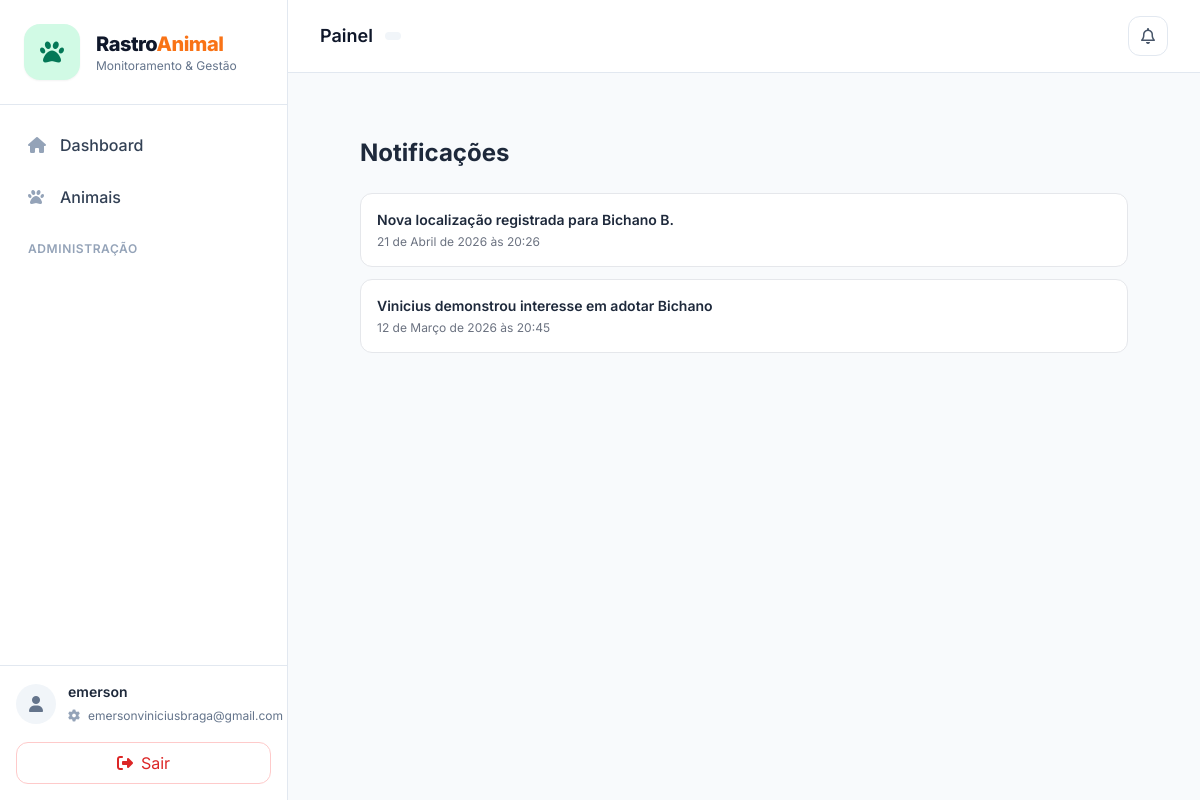
Page /notificacoes/ (signed in) on the committed database.
### animals/models.py (models this page shows, shortened)
class Notificacao(models.Model):
    TIPOS = [
        ("ADOCAO", "Interesse em adoção"),
        ("ENCONTREI", "Animal encontrado"),
        ("LOCALIZACAO", "Nova localização registrada"),
    ]
    usuario = models.ForeignKey(
        User,
        on_delete=models.CASCADE,
        related_name="notificacoes"
    )
    animal = models.ForeignKey(
        "Animal",
        on_delete=models.CASCADE,
        null=True,
        blank=True
    )
    tipo = models.CharField(max_length=20, choices=TIPOS)
    mensagem = models.TextField()
    lida = models.BooleanField(default=False)
    data = models.DateTimeField(auto_now_add=True)
    class Meta:
        ordering = ["-data"]

### animals/views.py (the view)
# urls.py: path("notificacoes/", views.notificacoes, name="notificacoes"),
@login_required
def notificacoes(request):
    notificacoes = request.user.notificacoes.all()
    request.user.notificacoes.filter(lida=False).update(lida=True)
    return render(
        request,
        "animals/notificacoes.html",
        {"notificacoes": notificacoes}
    )

### animals/context_processors.py (called while the page is built)
def notificacoes_context(request):
    if request.user.is_authenticated:
        count = Notificacao.objects.filter(
            usuario=request.user,
            lida=False
        ).count()
    else:
        count = 0
    return {
        "notificacoes_nao_lidas": count
    }

### animals/templates/animals/notificacoes.html
{% extends "base.html" %}
{% block content %}
<div class="max-w-3xl mx-auto py-8">
<h1 class="text-2xl font-bold mb-6">Notificações</h1>
<div class="space-y-3">
{% for n in notificacoes %}
<div class="p-4 bg-white border rounded-xl">
<div class="font-semibold text-sm">
{{ n.mensagem }}
</div>
<div class="text-xs text-gray-500 mt-1">
{{ n.data }}
</div>
</div>
{% empty %}
<p class="text-gray-500 text-sm">
Nenhuma notificação.
</p>
{% endfor %}
</div>
</div>
{% endblock %}

### animals/templates/components/sidebar.html (shortened to what this page needs)
{% load static %}
<aside class="w-72 bg-white border-r border-slate-200 hidden md:flex flex-col">
  <div class="px-6 py-6 border-b border-slate-200">
    <a href="{% url 'dashboard' %}" class="flex items-center gap-4">
      <div class="w-14 h-14 flex items-center justify-center rounded-2xl bg-emerald-100 text-emerald-700 shadow-sm">
        <i class="fa-solid fa-paw text-2xl"></i>
      </div>
      <div class="leading-tight">
        <div class="text-xl font-extrabold tracking-tight text-slate-900">
          Rastro<span class="text-orange-500">Animal</span>
        </div>
        <div class="text-xs text-slate-500">Monitoramento & Gestão</div>
      </div>
    </a>
  </div>
  <nav class="flex-1 px-3 py-4 space-y-1">
    <a href="{% url 'dashboard' %}"
       class="group flex items-center gap-3 px-4 py-3 rounded-xl text-slate-700 hover:bg-slate-100 hover:text-slate-900 transition">
      <i class="fa-solid fa-house text-slate-400 group-hover:text-green-600 w-5"></i>
      <span class="font-medium">Dashboard</span>
    </a>
    <a href="{% url 'animal_list' %}"
       class="group flex items-center gap-3 px-4 py-3 rounded-xl text-slate-700 hover:bg-slate-100 hover:text-slate-900 transition">
      <i class="fa-solid fa-paw text-slate-400 group-hover:text-green-600 w-5"></i>
      <span class="font-medium">Animais</span>
    </a>
    <div class="pt-4">
      <div class="px-4 text-xs font-semibold text-slate-400 uppercase tracking-wider">
        Administração
      </div>
    </div>
  </nav>
<div class="p-4 border-t border-slate-200 bg-white">
  <div class="flex items-center gap-3">
    <div class="w-10 h-10 rounded-full bg-slate-100 flex items-center justify-center text-slate-500">
      <i class="fa-solid fa-user"></i>
    </div>
    <div class="min-w-0 flex-1">
      <div class="text-sm font-semibold text-slate-800 truncate">
        {{ request.user.get_full_name|default:request.user.username }}
      </div>
      <a href="{% url 'account_settings' %}"
         class="text-xs text-slate-500 truncate inline-flex items-center gap-2 hover:text-emerald-700 transition">
        <i class="fa-solid fa-gear text-slate-400"></i>
        {{ request.user.email|default:"Configurar conta" }}
      </a>
    </div>
  </div>
  <a href="{% url 'account_logout' %}"
     class="mt-4 inline-flex w-full items-center justify-center gap-2 px-4 py-2 rounded-xl border border-red-200 text-red-600 hover:bg-red-50 transition">
    <i class="fa-solid fa-right-from-bracket"></i>
    Sair
  </a>
</div>
</aside>

### animals/templates/base.html (style rules this page uses)
* { font-family: Inter, system-ui, -apple-system, Segoe UI, Roboto, sans-serif; }

### rows in the picture
Notificacao: mensagem "Nova localização registrada para Bichano B.", data "21 de Abril de 2026 às 20:26"
Notificacao: mensagem "Vinicius demonstrou interesse em adotar Bichano", data "12 de Março de 2026 às 20:45"

### other values in the picture
{{ request.user.get_full_name|default:request.user.username }} "emerson"
{{ request.user.email|default:"Configurar conta" }} "emersonviniciusbraga@gmail.com"
